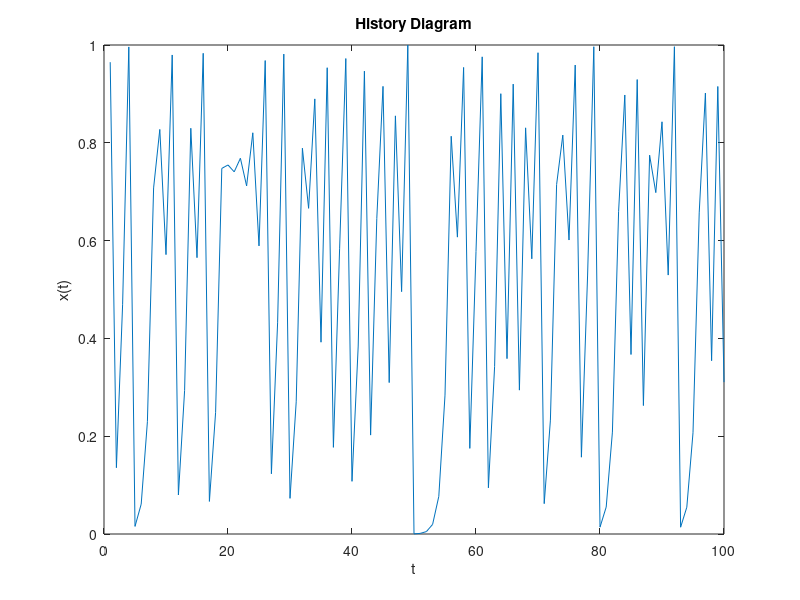

Write the MATLAB code that produced this figure. (Note: this script raises an error after producing the figure.)
n = 100;
t = 1:n;
xt = zeros(n,1);
x0 = rand();
for i=1:n
   xt(i)= 4*x0*(1-x0);
   x0=xt(i);
end

figure(1)
clf
plot(t,xt)
title('History Diagram')
xlabel('t')
ylabel('x(t)')

figure(2)
clf
autocorr(xt)

%Conclusion: Chaotic